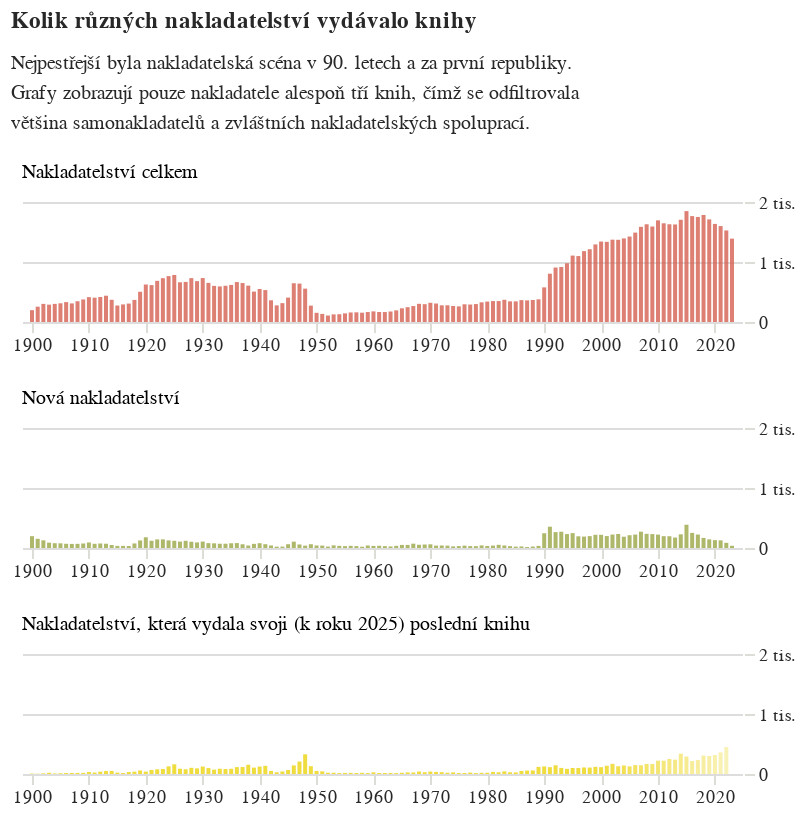

Source (notebook cell):
### Code cell
# First, let's create a condition for the opacity
# We need to transform the data to add an opacity column for the "Končící" row

# Create a copy of the data
import pandas as pd
import altair as alt

# Assuming do_grafu is your original dataframe
fading_data = do_grafu.copy()

# Add opacity column based on year and variable
def calculate_opacity(row):
    if row['variable'] == slov['koncici']:
        # For years up to 2010, opacity is 1 (fully visible)
        if row['rok'].year <= 2000:
            return 1.0
        # For years between 2010 and 2024, opacity gradually decreases
        elif row['rok'].year <= 2024:
            # Linear interpolation from 1.0 at 2010 to 0.0 at 2024
            return 1.0 - ((row['rok'].year - 2000) / 50.0)
        # For years after 2024, opacity is 0 (fully transparent)
        else:
            return 0.0
    # For other variables, opacity is always 1 (fully visible)
    else:
        return 1.0

# Apply the function to create a new 'opacity' column
fading_data['opacity'] = fading_data.apply(calculate_opacity, axis=1)

# Now create the modified chart using the new opacity column
graf_nakl = alt.Chart(
    fading_data, 
    title=alt.Title(
        titulek,
        subtitle=['Nejpestřejší byla nakladatelská scéna v 90. letech a za první republiky.',
                  'Grafy zobrazují pouze nakladatele alespoň tří knih, čímž se odfiltrovala',
                  'většina samonakladatelů a zvláštních nakladatelských spoluprací.']
    )
).mark_bar(width=2).encode(
    alt.X("rok:T", 
          title=None,
          axis=alt.Axis(domainOpacity=0, tickColor='#DCDDD6')
    ),
    alt.Y('value:Q', 
          axis=alt.Axis(domainOpacity=0, tickCount=2, tickColor='#DCDDD6', orient='right', labelExpr='replace(datum.label, ",000", " tis.")'), 
          title=None
    ),
    alt.Color("variable:N", 
              scale=alt.Scale(range=['#D55F50', '#ECD410', '#9CA545']),
              title=None, 
              legend=None
    ),
    # Apply opacity based on the new column
    opacity=alt.Opacity('opacity:Q',title=None,legend=None),
    row=alt.Row(
        "variable:N", 
        title=None, 
        spacing=15, 
        header=alt.Header(
            labelAngle=0, 
            labelAlign='left', 
            labelAnchor='start', 
            labelFontWeight=400, 
            labelFont='Asap', 
            labelOrient="top",
            labelPadding=0
        ),
        sort=[slov['celkem'],slov['nova'],slov['koncici']],
    )
).properties(
    width=kredity['sirka'], 
    height=kredity['vyska_nizkych'], 
    autosize={'type': 'fit', 'contains': 'padding'}
).resolve_axis(
    x='independent'
).resolve_scale(
    y='shared'
).configure_view(
    stroke='transparent'
).configure_axisX(
    grid=False, 
    domain=False
)

graf_nakl

### Figure 1 — Vega-Lite specification as saved in the notebook (floating-point values rounded to 4 significant figures; data arrays with more than 128 entries replaced by an {"elided": "..."} marker saying what was removed)
{"config": {"title": {"font": "Noticia Text", "fontSize": 11.5, "anchor": "start", "lineHeight": 19, "fontWeight": "bolder", "subtitleFont": "Noticia Text", "subtitleFontSize": 10, "subtitleLineHeight": 15, "subtitlePadding": 10, "dy": -10, "color": "#292829", "subtitleColor": "#292829"}, "axis": {"labelFont": "Asap", "titleFont": "Asap", "fontWeight": "lighter", "titleFontWeight": "lighter", "labelFontSize": 9, "titleFontSize": 9, "labelPadding": 2, "titlePadding": 9, "domainOpacity": 0, "tickColor": "#DCDDD6", "labelColor": "#292829"}, "legend": {"labelFont": "Asap", "labelFontWeight": "normal", "titleFont": "Asap", "titleFontWeight": "normal", "labelFontSize": 9, "titleFontSize": 9, "labelColor": "#292829"}, "axisX": {"domain": false, "grid": false}, "view": {"stroke": "transparent"}}, "data": {"name": "data-2018d5b8134f25eb784963839d4bf710"}, "mark": {"type": "bar", "width": 2}, "autosize": {"type": "fit", "contains": "padding"}, "encoding": {"color": {"field": "variable", "legend": null, "scale": {"range": ["#D55F50", "#ECD410", "#9CA545"]}, "title": null, "type": "nominal"}, "opacity": {"field": "opacity", "legend": null, "title": null, "type": "quantitative"}, "row": {"field": "variable", "header": {"labelAlign": "left", "labelAnchor": "start", "labelAngle": 0, "labelFont": "Asap", "labelFontWeight": 400, "labelOrient": "top", "labelPadding": 0}, "sort": ["Nakladatelství celkem", "Nová nakladatelství", "Nakladatelství, která vydala svoji (k roku 2025) poslední knihu"], "spacing": 15, "title": null, "type": "nominal"}, "x": {"axis": {"domainOpacity": 0, "tickColor": "#DCDDD6"}, "field": "rok", "title": null, "type": "temporal"}, "y": {"axis": {"domainOpacity": 0, "labelExpr": "replace(datum.label, \",000\", \" tis.\")", "orient": "right", "tickColor": "#DCDDD6", "tickCount": 2}, "field": "value", "title": null, "type": "quantitative"}}, "height": 60, "resolve": {"axis": {"x": "independent"}, "scale": {"y": "shared"}}, "title": {"text": "Kolik různých nakladatelství vydávalo knihy", "subtitle": ["Nejpestřejší byla nakladatelská scéna v 90. letech a za první republiky.", "Grafy zobrazují pouze nakladatele alespoň tří knih, čímž se odfiltrovala", "většina samonakladatelů a zvláštních nakladatelských spoluprací."]}, "width": 360, "$schema": "https://vega.github.io/schema/vega-lite/v5.8.0.json", "datasets": {"data-2018d5b8134f25eb784963839d4bf710": {"elided": "371 records"}}}
